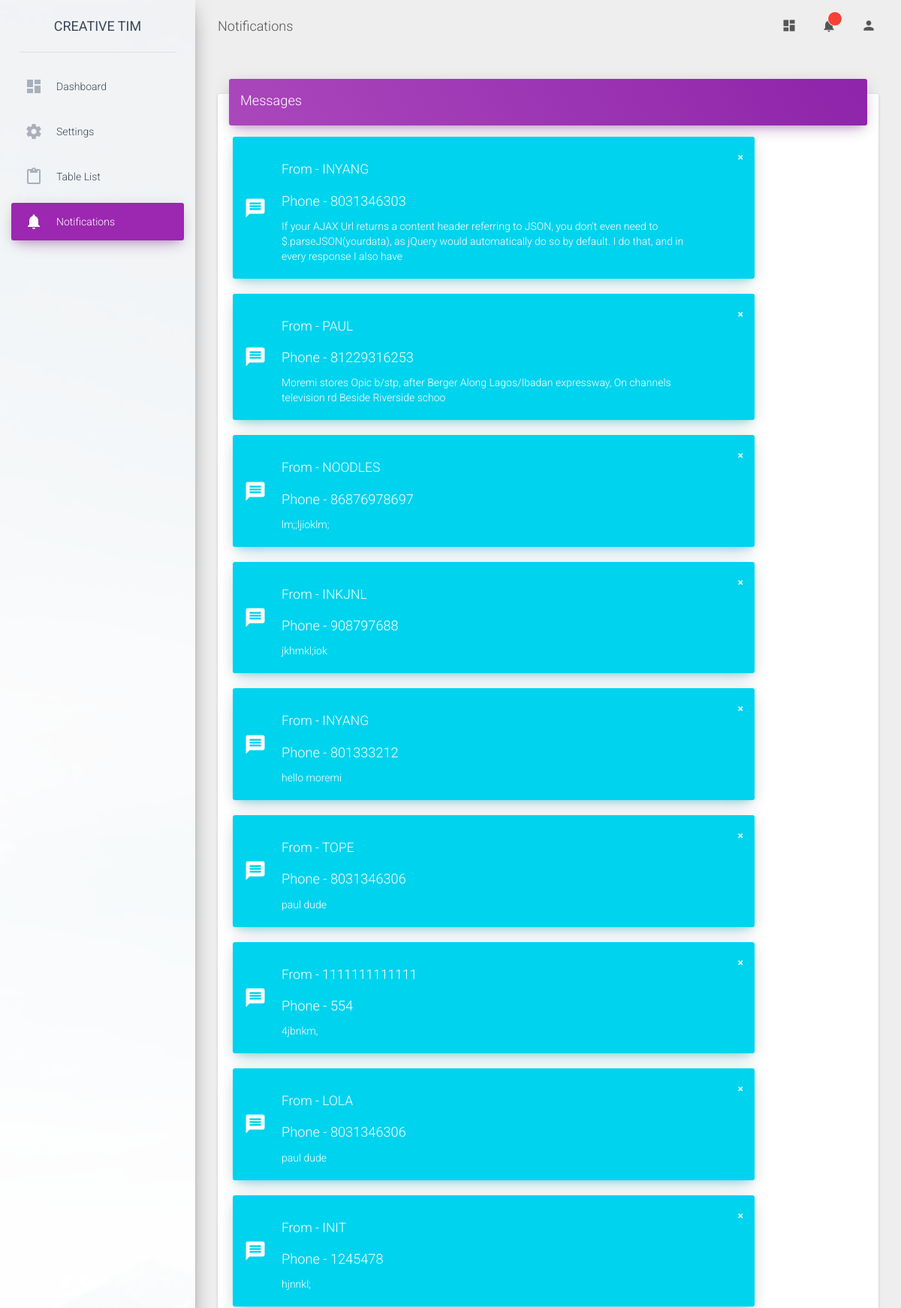
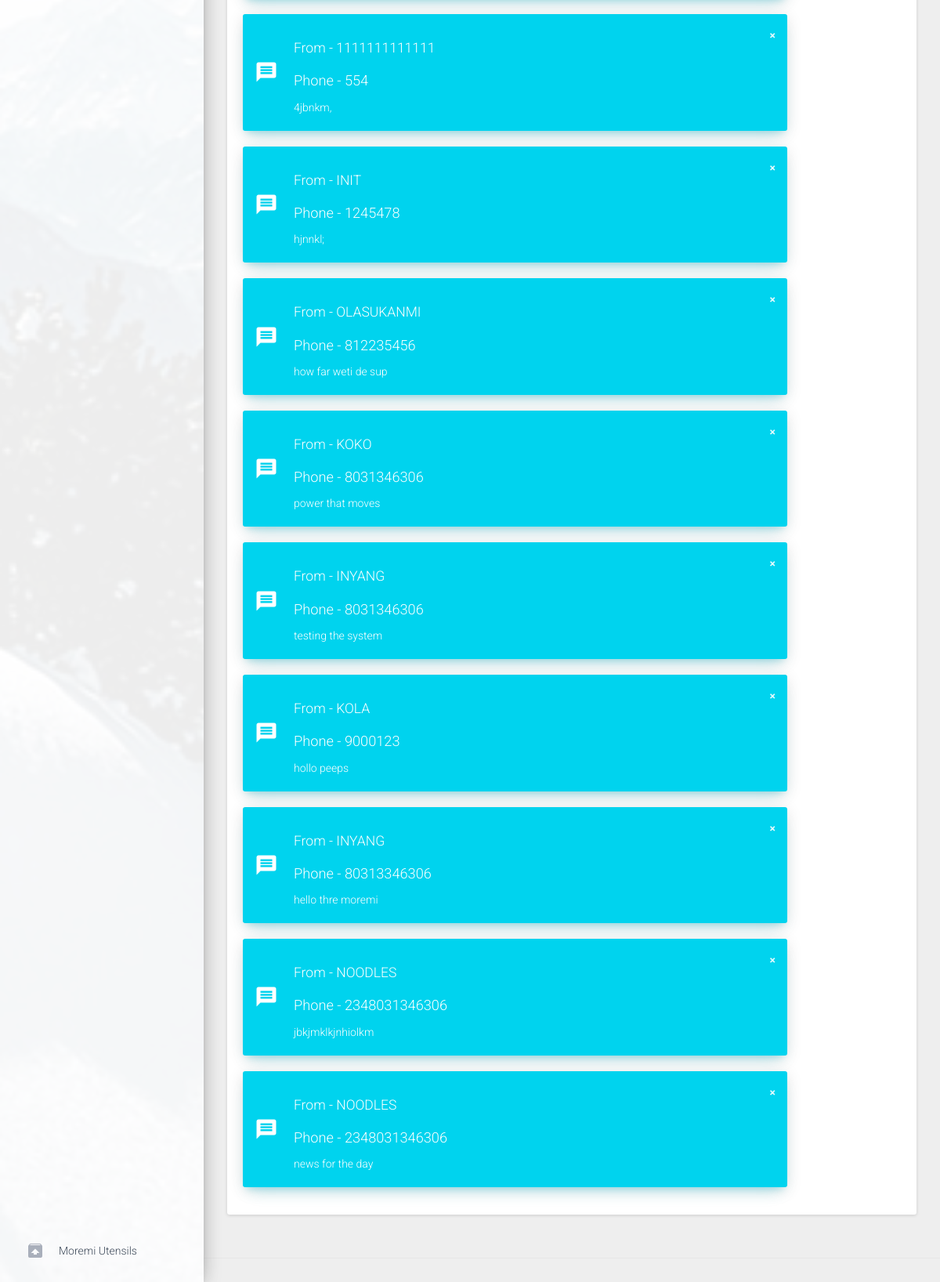
The page /cpanel/notifications (signed in) on the database its author committed (2 pictures, top to bottom).
### store/models.py (models this page shows, shortened)
class Messages(models.Model):
    message = models.TextField(max_length=400)
    name   = models.CharField(max_length=20,blank=True)
    phone  = models.IntegerField(blank=True, null = False)
    isread    = models.BooleanField(default = False)
    isread    = models.BooleanField(default = False)
    added     = models.FloatField(default=time.time(), null=True, blank=True)
    date = models.DateField(auto_now_add=True)
    class Meta:
        ordering = ('added',)

### cpanel/views.py (the view)
# urls.py: path('/notifications',  views.notifications, name='notifications'),
@login_required
def notifications(request):
    messages = Messages.objects.order_by('-added')
    context = {"webaddress":webaddress[0], "messages":(messages)}
    return render(request, 'admin/notifications.html', context)

### templates/admin/notifications.html (shortened to what this page needs)
<!doctype html>
{% load static %}
<html lang="en">
<head>
    <link href="{% static "assets/css/bootstrap.min.css" %}" rel="stylesheet" />
    <link href="{% static "assets/css/material-dashboard.css" %}" rel="stylesheet" />
    <link href="{% static "assets/css/demo.css" %}" rel="stylesheet" />
    <link href="http://maxcdn.bootstrapcdn.com/font-awesome/latest/css/font-awesome.min.css" rel="stylesheet">
</head>
<body>
    <div class="wrapper">
        <div class="sidebar" data-color="purple" data-image="{% static "assets/img/sidebar-1.jpg" %}">
            <div class="logo">
                <a href="http://www.creative-tim.com" class="simple-text">
                    Creative Tim
                </a>
            </div>
            <div class="sidebar-wrapper">
                <ul class="nav">
                    <li>
                        <a href="{{webadrress}}/cpanel">
                            <i class="material-icons">dashboard</i>
                            <p>Dashboard</p>
                        </a>
                    </li>
                    <li>
                        <a href="{{webadrress}}/cpanel/settings">
                            <i class="material-icons">settings</i>
                            <p>Settings</p>
                        </a>
                    </li>
                    <li>
                        <a href="{{webadrress}}/cpanel/tables">
                            <i class="material-icons">content_paste</i>
                            <p>Table List</p>
                        </a>
                    </li>
                    <li class="active">
                        <a href="{{webadrress}}/cpanel/notifications">
                            <i class="material-icons text-gray">notifications</i>
                            <p>Notifications</p>
                        </a>
                    </li>
                    <li class="active-pro">
                        <a href="">
                            <i class="material-icons">unarchive</i>
                            <p>Moremi Utensils</p>
                        </a>
                    </li>
                </ul>
            </div>
        </div>
        <div class="main-panel">
            <nav class="navbar navbar-transparent navbar-absolute">
                <div class="container-fluid">
                    <div class="navbar-header">
                        <a class="navbar-brand" href="#"> Notifications </a>
                    </div>
                    <div class="collapse navbar-collapse">
                        <ul class="nav navbar-nav navbar-right">
                            <li>
                                <a href="#pablo" class="dropdown-toggle" data-toggle="dropdown">
                                    <i class="material-icons">dashboard</i>
                                </a>
                            </li>
                            <li class="dropdown">
                                <a href="#" class="dropdown-toggle" data-toggle="dropdown">
                                    <i class="material-icons">notifications</i>
                                    <span class="notification"></span>
                                </a>
                            </li>
                            <li>
                                <a href="#pablo" class="dropdown-toggle" data-toggle="dropdown">
                                    <i class="material-icons">person</i>
                                </a>
                            </li>
                        </ul>
                    </div>
                </div>
            </nav>
            <div class="content">
                <div class="container-fluid">
                    <div class="card">
                        <div class="card-header" data-background-color="purple">
                            <h4 class="title">Messages</h4>
                        </div>
                        <div class="card-content">
                            <div class="row">
                                {% for message in messages %}
                                <div class="col-md-10">
                                    <div class="alert alert-info alert-with-icon" data-notify="container">
                                        <button type="button" aria-hidden="true" class="close">×</button>
                                        <i data-notify="icon" class="material-icons">message</i>
                                        <span data-notify="message"><h5>From - {{message.name|upper}}</h5> <h4>Phone - {{message.phone}}</h4>{{message.message}}</span>
                                    </div>
                                </div>
                               {% endfor %}
                            </div>
                        </div>
                    </div>
                </div>
            </div>
            <footer class="footer">
            </footer>
        </div>
    </div>
</body>
</html>

### static/assets/css/demo.css (style rules this page uses)
@media (min-width: 992px) { .sidebar .nav>li.active-pro { position: absolute; width: 100%; bottom: 10px; } }

### rows shown on the page
Messages: name "INYANG", phone "8031346303", message "If your AJAX Url returns a content header referring to JSON, you don't even need to $.parseJSON(yourdata), as jQuery would automatically do so by default. I do that, and in every response I also have"
Messages: name "PAUL", phone "81229316253", message "Moremi stores Opic b/stp, after Berger Along Lagos/Ibadan expressway, On channels television rd Beside Riverside schoo"
Messages: name "NOODLES", phone "86876978697", message "lm;;ljioklm;"
Messages: name "INKJNL", phone "908797688", message "jkhmkl;iok"
Messages: name "INYANG", phone "801333212", message "hello moremi"
Messages: name "TOPE", phone "8031346306", message "paul dude"
Messages: name "1111111111111", phone "554", message "4jbnkm,"
Messages: name "LOLA", phone "8031346306", message "paul dude"
Messages: name "INIT", phone "1245478", message "hjnnkl;"
Messages: name "1111111111111", phone "554", message "4jbnkm,"
Messages: name "INIT", phone "1245478", message "hjnnkl;"
Messages: name "OLASUKANMI", phone "812235456", message "how far weti de sup"
Messages: name "KOKO", phone "8031346306", message "power that moves"
Messages: name "INYANG", phone "8031346306", message "testing the system"
Messages: name "KOLA", phone "9000123", message "hollo peeps"
Messages: name "INYANG", phone "80313346306", message "hello thre moremi"
Messages: name "NOODLES", phone "2348031346306", message "jbkjmklkjnhiolkm"
Messages: name "NOODLES", phone "2348031346306", message "news for the day"
